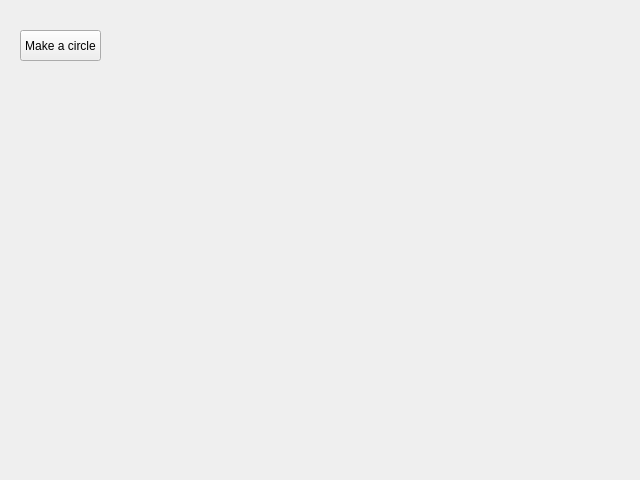
<?xml version="1.0" encoding="UTF-8"?>
<ui version="4.0">
 <class>Form</class>
 <widget class="QWidget" name="Form">
  <property name="geometry">
   <rect>
    <x>0</x>
    <y>0</y>
    <width>640</width>
    <height>480</height>
   </rect>
  </property>
  <property name="windowTitle">
   <string>Form</string>
  </property>
  <widget class="QPushButton" name="btn">
   <property name="geometry">
    <rect>
     <x>20</x>
     <y>30</y>
     <width>81</width>
     <height>31</height>
    </rect>
   </property>
   <property name="text">
    <string>Make a circle</string>
   </property>
  </widget>
 </widget>
 <resources/>
 <connections/>
</ui>
